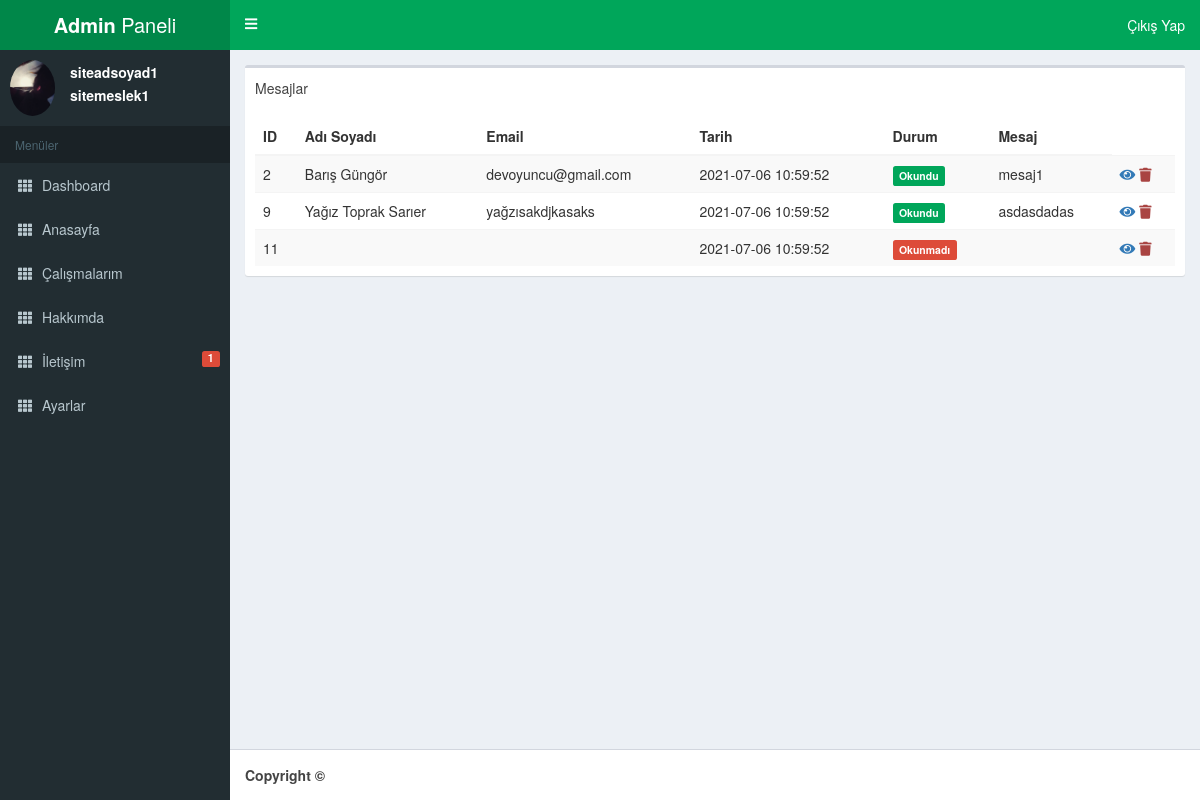
Page /admin/iletisim.php on the committed database.
### tables this page shows
CREATE TABLE IF NOT EXISTS `ayarlar` (
  `id` int NOT NULL,
  `site_baslik` varchar(255) DEFAULT NULL,
  `site_keywords` varchar(255) DEFAULT NULL,
  `site_description` varchar(255) DEFAULT NULL,
  `site_durum` varchar(255) DEFAULT NULL,
  `site_facebook` varchar(255) DEFAULT NULL,
  `site_twitter` varchar(255) DEFAULT NULL,
  `site_email` varchar(255) DEFAULT NULL,
  `site_kad` varchar(255) DEFAULT NULL,
  `site_pass` varchar(255) DEFAULT NULL,
  `site_adSoyad` varchar(255) DEFAULT NULL,
  `site_meslek` varchar(255) DEFAULT NULL,
  `site_resim` varchar(255) DEFAULT NULL,
  PRIMARY KEY (`id`)
);

CREATE TABLE IF NOT EXISTS `iletisim` (
  `id` int NOT NULL AUTO_INCREMENT,
  `isim` varchar(255) DEFAULT NULL,
  `email` varchar(255) DEFAULT NULL,
  `mesaj` text,
  `tarih` timestamp NULL DEFAULT CURRENT_TIMESTAMP ON UPDATE CURRENT_TIMESTAMP,
  `durum` varchar(255) DEFAULT '0',
  PRIMARY KEY (`id`)
);

### admin/include/database.php (called while the page is built, shortened)
<?php
$servername = 'localhost';
$dbname     = 'pro1';
$username   = 'root';
$password   = '';
$port       = '3306';
try {
  $db = new PDO("mysql:host=$servername;dbname=$dbname;port=$port", $username, $password);
  $db->setAttribute(PDO::ATTR_ERRMODE, PDO::ERRMODE_EXCEPTION);
} catch(PDOException $e) {
  echo "Connection failed: " . $e->getMessage();
}
$ayarlar = $db->prepare("SELECT * FROM ayarlar WHERE id=:id");
$ayarlar->execute(["id" => 1]);
$ayar = $ayarlar->fetch(PDO::FETCH_OBJ);
?>

### admin/iletisim.php (the view, shortened to what this page needs)
<?php include 'include/header.php'; ?>
    <section class="content">
        <div class="col-md-12">
            <div class="row">
                <div class="box">
                    <div class="box-header">
                        Mesajlar
                    </div>
                    <div class="box-body">
                        <table class="table table-striped">
                            <thead>
                                <th>ID</th>
                                <th>Adı Soyadı</th>
                                <th>Email</th>
                                <th>Tarih</th>
                                <th>Durum</th>
                                <th>Mesaj</th>
                            </thead>
                            <tbody>
                                <?php
                                    $iletisim=$db->query("SELECT * FROM iletisim")->fetchAll(PDO::FETCH_OBJ);
                                    foreach($iletisim as $row) {
                                ?>
                                        <tr>
                                            <td><?=$row->id ?></td>
                                            <td><?=$row->isim ?></td>
                                            <td><?=$row->email ?></td>
                                            <td><?=$row->tarih ?></td>
                                            <td>
                                            <?php
                                            if($row->durum==0){
                                                echo '<span class="label label-danger">Okunmadı</span>';
                                            } else{ echo '<span class="label label-success">Okundu</span>';
                                            }
                                            ?></td>
                                            <td><?=$row->mesaj ?></td>
                                            <td>
                                                <a href="oku.php?id=<?= $row->id ?>"><i class="fa fa-eye text-primary"></i></a>
                                                <a href="?sil=<?= $row->id ?>"><i class="fa fa-trash text-danger"></i></a>
                                            </td>
                                        </tr>
                                   <?php } ?>
                            </tbody>
                        </table>
                    </div>
                </div>
            </div>
        </div>
    </section>
<?php include 'include/footer.php'; ?>

### admin/include/header.php (shortened to what this page needs)
<?php require 'include/database.php';
?>
<!DOCTYPE html>
<html>
<head>
    <link rel="stylesheet" href="assets/css/bootstrap.min.css">
    <link rel="stylesheet" href="assets/css/fontawesome-all.min.css">
    <link rel="stylesheet" href="assets/css/AdminLTE.min.css">
    <link rel="stylesheet" href="assets/css/skin-green.min.css">
    <link rel="stylesheet" href="assets/css/select2.min.css">
</head>
<body class="hold-transition skin-green sidebar-mini">
<div class="wrapper">
    <header class="main-header">
        <a href="index.php" class="logo">
            <span class="logo-lg"><b>Admin</b> Paneli</span>
        </a>
        <nav class="navbar navbar-static-top">
            <a href="#" class="sidebar-toggle" data-toggle="push-menu" role="button">
                <i class="fa fa-bars"></i>
            </a>
            <div class="navbar-custom-menu">
                <ul class="nav navbar-nav">
                    <li class="dropdown user user-menu">
                        <a href="">Çıkış Yap</a>
        </nav>
    </header>
    <aside class="main-sidebar">
        <section class="sidebar">
            <div class="user-panel">
                <div class="pull-left image">
                    <img src="../assets/upload/<?= $ayar->site_resim ?>" class="img-circle" alt="User Image">
                </div>
                <div class="pull-left info">
                    <p> <?=$ayar->site_adSoyad?> </p>
                    <p> <?=$ayar->site_meslek?> </p>
                </div>
            </div>
            <ul class="sidebar-menu" data-widget="tree">
                <li class="header">Menüler</li>
                <li class="">
                     <a href="index.php">
                        <i class="fa fa-th"></i> <span>Dashboard</span>
					</a>
                </li>
				<li>
                     <a href="anasayfa.php">
                        <i class="fa fa-th"></i> <span>Anasayfa</span>
					</a>
                </li>
                <li>
                     <a href="calismalarim.php">
                        <i class="fa fa-th"></i> <span>Çalışmalarım</span>
					</a>
                </li>
                <li>
                     <a href="hakkimda.php">
                        <i class="fa fa-th"></i> <span>Hakkımda</span>
					</a>
                </li>
<?php
$okunmamis=$db->prepare("SELECT * FROM iletisim WHERE durum=:durum");
$okunmamis->execute(["durum"=>0]);
$sayi=$okunmamis->rowCount();
?>
                <li>
                     <a href="iletisim.php">
                        <i class="fa fa-th"></i> <span>İletişim</span>
                        <small class="label pull-right bg-red"><?= $sayi ?></small>
					</a>
                </li>
                <li>
                     <a href="ayarlar.php">
                        <i class="fa fa-th"></i> <span>Ayarlar</span>
					</a>
                </li>
			</ul>
        </section>
    </aside>
    <div class="content-wrapper">

### rows in the picture
ayarlar: site_resim (picture), site_adSoyad "siteadsoyad1", site_meslek "sitemeslek1"
iletisim: id "2", isim "Barış Güngör", email "devoyuncu@gmail.com", tarih "2021-07-06 10:59:52", durum "Okundu", mesaj "mesaj1"
iletisim: id "9", isim "Yağız Toprak Sarıer", email "yağzısakdjkasaks", tarih "2021-07-06 10:59:52", durum "Okundu", mesaj "asdasdadas"
iletisim: id "11", tarih "2021-07-06 10:59:52", durum "Okunmadı"

### other values in the picture
$sayi "1"
